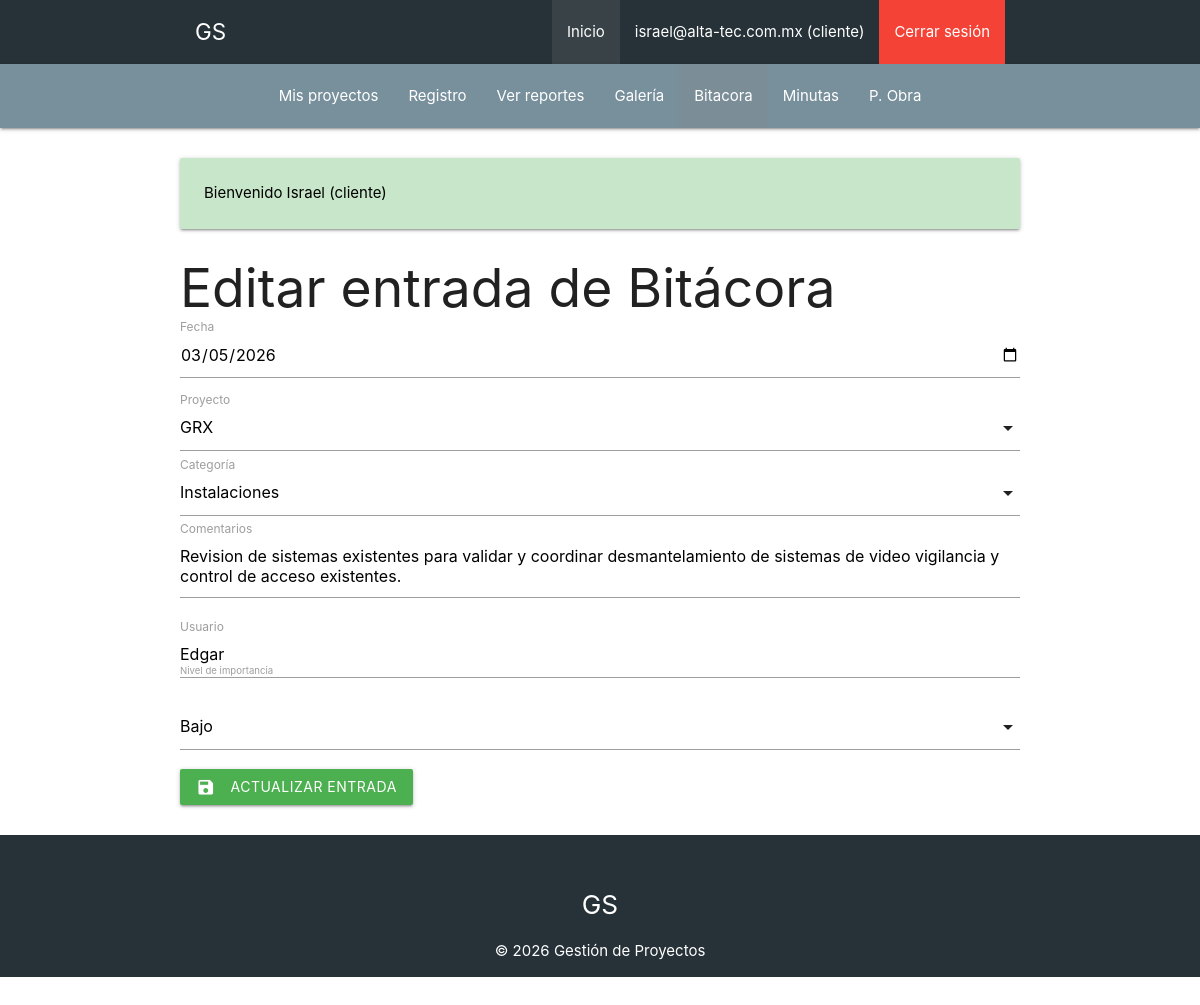
Screenshot of /bitacora/editar?id=4 (signed in) with the database file from the repository.
### tables this page shows
CREATE TABLE `bitacoras` (
  `id` int NOT NULL AUTO_INCREMENT,
  `fecha` date NOT NULL,
  `proyecto_id` int NOT NULL,
  `categoria_id` int DEFAULT NULL,
  `comentarios` text NOT NULL,
  `usuario` varchar(255) NOT NULL,
  `nivelImportancia` int NOT NULL DEFAULT '0',
  PRIMARY KEY (`id`),
  KEY `proyecto_id` (`proyecto_id`),
  KEY `categoria_id` (`categoria_id`),
  CONSTRAINT `bitacoras_ibfk_1` FOREIGN KEY (`proyecto_id`) REFERENCES `proyectos` (`id`) ON DELETE CASCADE,
  CONSTRAINT `bitacoras_ibfk_2` FOREIGN KEY (`categoria_id`) REFERENCES `categorias` (`id`) ON DELETE SET NULL
);

### controllers/BitacoraController.php (called while the page is built, shortened)
<?php
class BitacoraController {
    public static function editar(Router $router) {
        $idUsuario = idActual();
        $id = $_GET['id'] ?? $_POST['id'] ?? null;
        $id = filter_var($id, FILTER_VALIDATE_INT);
        $bitacora = Bitacora::find($id);
        $errores = Bitacora::getErrores();
        if(esAdmin()) {
            $proyectos = Proyecto::all();
        } else {
            $sql = "SELECT p.* FROM permisos perm JOIN proyectos p ON perm.proyecto_id = p.id " .
                   "WHERE perm.cliente_id = " . intval($idUsuario);
            $proyectos = Proyecto::consultaSQL($sql);
        }
        $categorias = Categoria::all();
        $router->render('bitacora/editar', [
            'proyectos' => $proyectos,
            'categorias' => $categorias,
            'bitacora' => $bitacora,
            'errores' => $errores
        ]);
    }
}

### public/index.php (called while the page is built, shortened)
<?php
$router = new Router();
$router->get('/', [PaginasController::class, 'index']);
$router->post('/', [PaginasController::class, 'index']);
$router->get('/p-obra', [ActividadObraController::class, 'index']);
$router->get('/p-obra/crear', [ActividadObraController::class, 'crear']);
$router->post('/p-obra/crear', [ActividadObraController::class, 'crear']);
$router->get('/p-obra/editar', [ActividadObraController::class, 'editar']);
$router->post('/p-obra/editar', [ActividadObraController::class, 'editar']);
$router->post('/p-obra/eliminar', [ActividadObraController::class, 'eliminar']);
$router->get('/logout', [AuthController::class, 'logout']);
$router->get('/admin', [AdminController::class, 'index']);
$router->get('/empresas', [EmpresaController::class, 'index']);
$router->get('/empresas/crear', [EmpresaController::class, 'crear']);
$router->post('/empresas/crear', [EmpresaController::class, 'crear']);
$router->get('/empresas/actualizar', [EmpresaController::class, 'actualizar']);
$router->post('/empresas/actualizar', [EmpresaController::class, 'actualizar']);
$router->post('/empresas/eliminar', [EmpresaController::class, 'eliminar']);
$router->get('/permisos', [PermisoController::class, 'index']);
$router->get('/permisos/crear', [PermisoController::class, 'crear']);
$router->post('/permisos/crear', [PermisoController::class, 'crear']);
$router->get('/permisos/actualizar', [PermisoController::class, 'actualizar']);
$router->post('/permisos/actualizar', [PermisoController::class, 'actualizar']);
$router->post('/permisos/eliminar', [PermisoController::class, 'eliminar']);
$router->get('/mis-proyectos', [PermisoController::class, 'misProyectos']);
$router->get('/clientes', [UsuarioController::class, 'index']);
$router->get('/clientes/crear', [UsuarioController::class, 'crear']);
$router->post('/clientes/crear', [UsuarioController::class, 'crear']);
$router->get('/clientes/actualizar', [UsuarioController::class, 'actualizar']);
$router->post('/clientes/actualizar', [UsuarioController::class, 'actualizar']);
$router->post('/clientes/eliminar', [UsuarioController::class, 'eliminar']);
$router->get('/disciplinas', [DisciplinaController::class, 'index']);
$router->get('/disciplinas/crear', [DisciplinaController::class, 'crear']);
$router->post('/disciplinas/crear', [DisciplinaController::class, 'crear']);
$router->get('/disciplinas/actualizar', [DisciplinaController::class, 'actualizar']);
$router->post('/disciplinas/actualizar', [DisciplinaController::class, 'actualizar']);
$router->post('/disciplinas/eliminar', [DisciplinaController::class, 'eliminar']);
$router->get('/subdisciplinas', [SubdisciplinaController::class, 'index']);
$router->get('/subdisciplinas/crear', [SubdisciplinaController::class, 'crear']);
$router->post('/subdisciplinas/crear', [SubdisciplinaController::class, 'crear']);
$router->get('/subdisciplinas/actualizar', [SubdisciplinaController::class, 'actualizar']);
$router->post('/subdisciplinas/actualizar', [SubdisciplinaController::class, 'actualizar']);
$router->post('/subdisciplinas/eliminar', [SubdisciplinaController::class, 'eliminar']);
$router->get('/proyectos', [ProyectoController::class, 'index']);
$router->get('/proyectos/crear', [ProyectoController::class, 'crear']);
$router->post('/proyectos/crear', [ProyectoController::class, 'crear']);
$router->get('/proyectos/actualizar', [ProyectoController::class, 'actualizar']);
$router->post('/proyectos/actualizar', [ProyectoController::class, 'actualizar']);
$router->post('/proyectos/eliminar', [ProyectoController::class, 'eliminar']);
$router->get('/reportes', [ReporteController::class, 'index']);
$router->get('/reportes/crear', [ReporteController::class, 'crear']);
$router->post('/reportes/crear', [ReporteController::class, 'crear']);
$router->get('/reportes/editar', [ReporteController::class, 'editar']);
$router->post('/reportes/editar', [ReporteController::class, 'editar']);
$router->get('/reportes/detalle', [ReporteController::class, 'detalle']);
$router->post('/reportes/eliminar', [ReporteController::class, 'eliminar']);
$router->get('/reportes/galeria', [ReporteController::class, 'galeria']);
$router->get('/categorias', [CategoriaController::class, 'index']);
$router->get('/categorias/crear', [CategoriaController::class, 'crear']);
$router->post('/categorias/crear', [CategoriaController::class, 'crear']);
$router->get('/categorias/actualizar', [CategoriaController::class, 'actualizar']);
$router->post('/categorias/actualizar', [CategoriaController::class, 'actualizar']);
$router->post('/categorias/eliminar', [CategoriaController::class, 'eliminar']);
$router->get('/bitacora', [BitacoraController::class, 'index']);
$router->get('/bitacora/crear', [BitacoraController::class, 'crear']);
$router->post('/bitacora/crear', [BitacoraController::class, 'crear']);
$router->get('/bitacora/editar', [BitacoraController::class, 'editar']);
$router->post('/bitacora/editar', [BitacoraController::class, 'editar']);
$router->post('/bitacora/eliminar', [BitacoraController::class, 'eliminar']);
$router->get('/bitacora/detalle', [BitacoraController::class, 'detalle']);
$router->get('/minutas', [MinutaController::class, 'index']);
$router->get('/minutas/crear', [MinutaController::class, 'crear']);
$router->post('/minutas/crear', [MinutaController::class, 'crear']);
$router->get('/minutas/actualizar', [MinutaController::class, 'actualizar']);
$router->post('/minutas/actualizar', [MinutaController::class, 'actualizar']);
$router->post('/minutas/eliminar', [MinutaController::class, 'eliminar']);
$router->get('/minutas/detalle', [MinutaController::class, 'detalle']);
$router->comprobarRutas();

### models/ActiveRecord.php (called while the page is built, shortened)
<?php
class ActiveRecord {
    protected static $infoBasedatos;
    protected static $tabla = '';
    public static function confDatabase($baseDatos) {
        self::$infoBasedatos = $baseDatos;
    }
    public static function consultaSQL($query) {
        $resultado = self::$infoBasedatos->query($query);
        $array = [];
        while($registroDB = $resultado->fetch_assoc()) {
            $array[] = static::crearObjeto($registroDB);
        }
        return $array;
    }
    protected static function crearObjeto($registro) {
        $objeto = new static;
        foreach($registro as $key => $value) {
            if(property_exists($objeto, $key)) {
                $objeto->$key = $value;
            }
        }
        return $objeto;
    }
    public static function find($id) {
        $consulta = "SELECT * FROM " . static::$tabla . " WHERE id = $id";
        $resultado = self::consultaSQL($consulta);
        return array_shift($resultado);
    }
}

### views/bitacora/editar.php (the view, shortened to what this page needs)
<h2>Editar entrada de Bitácora</h2>
<form method="POST" action="/bitacora/editar?id=<?php echo $bitacora->id; ?>" class="formulario">
    <div class="input-field">
        <input type="date" id="fecha" name="bitacora[fecha]" required value="<?php echo $bitacora->fecha; ?>">
        <label for="fecha" class="active">Fecha</label>
    </div>
    <div class="input-field">
        <label>Proyecto</label>
    </div>
    <div class="input-field">
        <label>Categoría</label>
    </div>
    <div class="input-field">
        <textarea id="comentarios" class="materialize-textarea" name="bitacora[comentarios]"><?php echo $bitacora->comentarios; ?></textarea>
        <label for="comentarios" class="active">Comentarios</label>
    </div>
    <div class="input-field">
        <input type="text" id="usuario" name="bitacora[usuario]" class="validate" required value="<?php echo htmlspecialchars($bitacora->usuario); ?>">
        <label for="usuario" class="active">Usuario</label>
    </div>
    <div class="input-field">
        <label for="nivelImportancia" class="active">Nivel de importancia</label>
    </div>
    <button type="submit" class="btn green"><i class="material-icons left">save</i>Actualizar entrada</button>
</form>

### public/css/custom.css (style rules this page uses)
h2 { margin-top: 2rem; margin-bottom: 1rem; }
.formulario .input-field { margin-bottom: 1.25rem; }

### rows the page displays
bitacoras: fecha "03/05/2026", comentarios "Revision de sistemas existentes para validar y coordinar desmantelamiento de sistemas de video vigilancia y control de acceso existentes.", usuario "Edgar"

### other values shown
usuarioActual() "israel@alta-tec.com.mx"
rolActual() "cliente"
$textoMensaje "Bienvenido Israel (cliente)"
